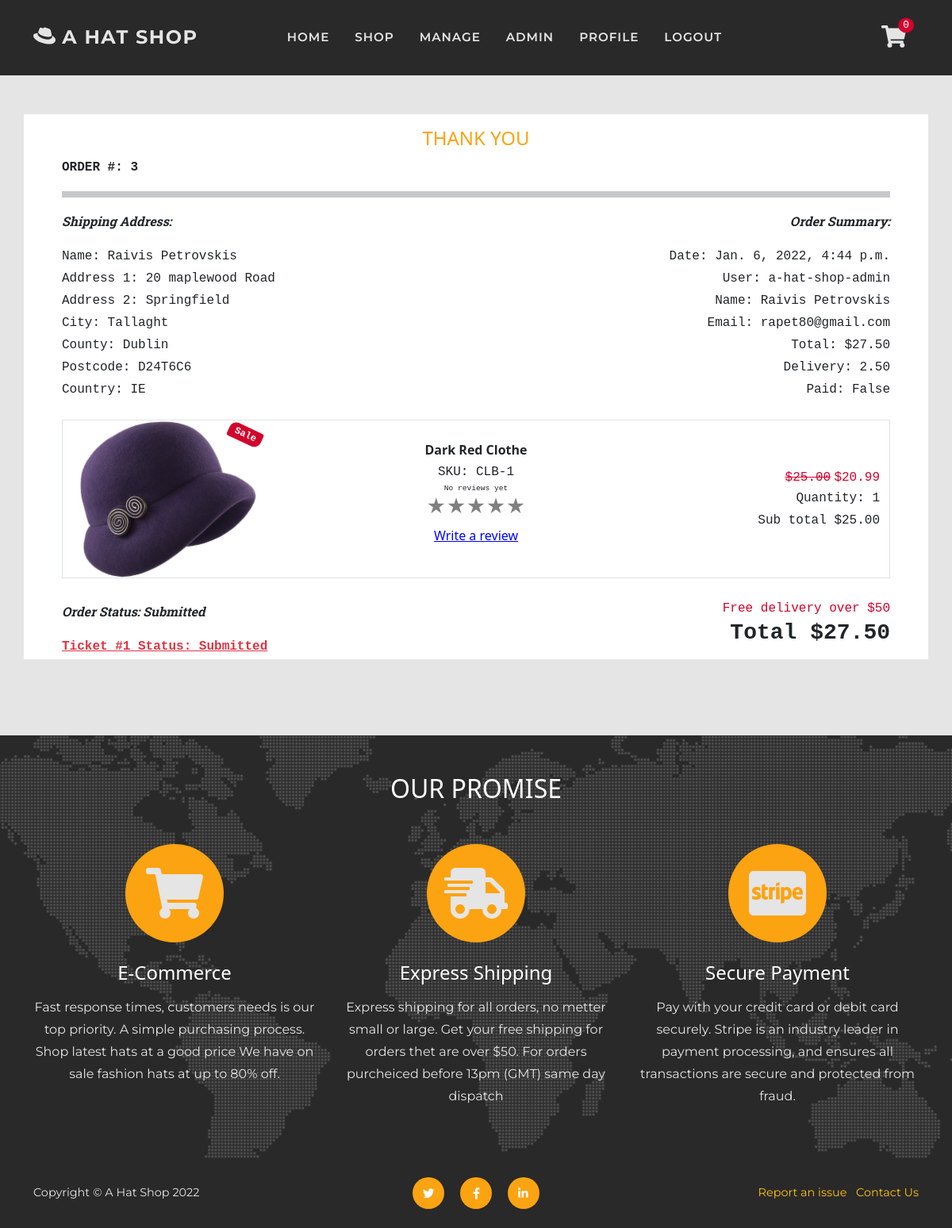
The app's page /user/order_history/FFB89DEE78DB473AAFF585FEDD5A8161 (signed in) with its own data.
### checkout/models.py (models this page shows, shortened)
class Order(models.Model):
    SUBMITTED = 'Submitted'
    PAYMENT = 'Payment received'
    PROCESSED = 'Proccessed'
    SHIPPED = 'Shipped'
    CANCELLED = 'Cancelled'
    COMPLETED = 'Completed'
    ORDER_STATUS = [
        (SUBMITTED, 'Submitted'),
        (PAYMENT, 'Payment received'),
        (PROCESSED, 'Proccessed'),
        (SHIPPED, 'Shipped'),
        (CANCELLED, 'Cancelled'),
        (COMPLETED, 'Completed'),
    ]
    date = models.DateTimeField(auto_now_add=True)
    status = models.CharField(
        max_length=50, default=SUBMITTED, choices=ORDER_STATUS)
    order_number = models.CharField(
        max_length=32, null=False, editable=False)
    total = models.DecimalField(
        max_digits=10, decimal_places=2, default=0)
    delivery = models.DecimalField(
        max_digits=6, decimal_places=2, default=0)
    items = models.TextField(
        null=False, blank=False, default='')
    stripe_pid = models.CharField(
        max_length=254, null=False, blank=False, default='')
    paid = models.BooleanField(default=False)
    user_profile = models.ForeignKey(
        User, on_delete=models.SET_NULL,
        null=True, blank=True, related_name='orders')
    full_name = models.CharField(max_length=50)
    email = models.EmailField(max_length=50)
    shipping_name = models.CharField(max_length=50)
    address_line_1 = models.CharField(max_length=100)
    address_line_2 = models.CharField(max_length=100, blank=True)
    city = models.CharField(max_length=60)
    county = models.CharField(max_length=60, blank=True)
    postcode = models.CharField(max_length=30, blank=True)
    country = CountryField(blank_label='Country')

class OrderLine(models.Model):
    product = models.ForeignKey(Product, on_delete=models.CASCADE)
    quantity = models.IntegerField(default=1)
    order = models.ForeignKey(Order, on_delete=models.CASCADE,
                              related_name='lineitems')
    product_total = models.DecimalField(
        max_digits=6, decimal_places=2, editable=False, default=0)

### shop/models.py (models this page shows, shortened)
class Product(models.Model):
    sku = models.CharField(max_length=60)
    category = models.ForeignKey(
        'Category', null=True, blank=True,
        on_delete=models.SET_NULL)
    style = models.CharField(max_length=60)
    color = models.CharField(max_length=60)
    name = models.CharField(max_length=60)
    description = models.TextField(max_length=250)
    price = models.DecimalField(
        max_digits=6, decimal_places=2)
    image = models.ImageField(null=True, blank=True)
    sale = models.BooleanField(default=False)
    sale_price = models.DecimalField(
        max_digits=6, decimal_places=2,
        null=True, blank=True)
    item_count = models.IntegerField(
        blank=False, null=False, default=0)
    rating = models.DecimalField(
        max_digits=6, decimal_places=2,
        null=True, blank=True)
    rating_counter = models.PositiveSmallIntegerField(default=0)

### support/models.py (models this page shows, shortened)
class CustomerSuport(models.Model):
    SUBMITTED = 'Submitted'
    REVIEW = 'In Review'
    RESOLVED = 'Resolved'
    SELECT = 'Select'
    ORDER = 'Order'
    PRODUCT = 'Product'
    ACCOUNT = 'Account'
    ISSUE_CHOICES = [
        (SELECT, 'Select'),
        (ORDER, 'Order'),
        (PRODUCT, 'Product'),
        (ACCOUNT, 'Account'),
    ]
    STATUS_CHOICES = [
        (SUBMITTED, 'Submitted'),
        (REVIEW, 'In Review'),
        (RESOLVED, 'Resolved'),
    ]
    status = models.CharField(
        max_length=60, default=SUBMITTED,
        choices=STATUS_CHOICES)
    user_profile = models.ForeignKey(
        User, on_delete=models.CASCADE,
        related_name='user_support')
    issue = models.CharField(
        max_length=60, default=SELECT,
        choices=ISSUE_CHOICES)
    message = models.TextField(max_length=500)
    order_line = models.ForeignKey(
        OrderLine, on_delete=models.CASCADE,
        related_name='orderline_support', null=True)
    order = models.ForeignKey(
        Order, on_delete=models.CASCADE,
        related_name='order_support', null=True)
    date = models.DateTimeField(auto_now_add=True)

### customers/views.py (the view, shortened to what this page needs)
# urls.py: path('order_history/<order_number>',
@login_required
def order_history(request, order_number):
    order = get_object_or_404(Order, order_number=order_number)
    profile = request.user
    if not profile.is_superuser:
        if not order.user_profile == profile:
            messages.error(request,  'Only order owner can view this page')
            return redirect(reverse('home'))
    admin = False
    status_form = None
    issues = CustomerSuport.objects.all()
    try:
        issue = issues.get(order=order)
    except CustomerSuport.DoesNotExist:
        issue = None
    order_reviews = profile.user_review.filter(
        order__order_number=order_number)
    order_list = list()
    for i in order_reviews:
        order_list.append(i.product.id)
    template = 'checkout/checkout-success.html'
    context = {
        'status_form': status_form,
        'issue': issue,
        'order_list': order_list,
        'order': order,
        'from_profile': True,
        'admin': admin,
    }
    return render(request, template, context)

### cart/contexts.py (called while the page is built, shortened)
def cart_contents(request):
    cart_items = []
    total = 0
    before = 0
    item_count = 0
    availability = 0
    cart = request.session.get('cart', {})
    if total < 50:
        delivery = total * Decimal(10 / 100)
        free_deivery = 50 * total
    else:
        delivery = 0
        free_deivery = 0
    delivery = round(delivery, 2)
    grand_total = delivery + total
    grand_total = round(grand_total, 2)
    context = {
        'cart_items': cart_items,
        'total': total,
        'before': before,
        'item_count': item_count,
        'delivery': delivery,
        'free_deivery': free_deivery,
        'deivery_treshold': 10,
        'grand_total': grand_total,
    }
    return context

### reviews/contexts.py (called while the page is built)
def review_context(request):
    review_items = ProductReview.objects.all()
    context = {
        'review_items': review_items,
    }
    return context

### support/contexts.py (called while the page is built, shortened)
def message_context(request):
    unread_messages_count = 0
    user_messages = None
    all_messages = Message.objects.all()
    if request.user.is_authenticated:
        profile = request.user
        user_messages = []
        if not request.user.is_superuser:
            if all_messages:
                issues = profile.user_support.all().exclude(status='Resolved')
        else:
            issues = CustomerSuport.objects.all()
        filtered_mesages = all_messages.exclude(
            user=profile).exclude(unread=False)
    context = {
        'unread_messages_count': unread_messages_count,
        'user_messages': user_messages,
    }
    return context

### checkout/templates/checkout/checkout-success.html (shortened to what this page needs)
{% extends 'base.html' %}
{% load static %}
{% block page_header %}
<header class="py-5">
</header>
{% endblock %}
{% block content %}
<section class="page-section">
    <div class="container bg-white px-3 pt-3 px-lg-5">
        <div class="col-12 text-uppercase text-center h4 text-warning">Thank You</div>
        <div class="row m-0 p-0">
            <p class="px-0 fw-bolder text-uppercase font-monospace">Order #: {{ order.id }}</p>
            <hr class="p-1">
            <div class="px-0 col-md-6">
                <p class="text-italic fw-bolder">Shipping Address:</p>
                <p class="mb-0 font-monospace">Name: {{ order.shipping_name }}</p>
                <p class="mb-0 font-monospace">Address 1: {{ order.address_line_1 }}</p>
                {% if order.address_line_2 %}
                <p class="mb-0 font-monospace">Address 2: {{ order.address_line_2 }}</p>
                {% endif %}
                <p class="mb-0 font-monospace">City: {{ order.city }}</p>
                {% if order.county %}
                <p class="mb-0 font-monospace">County: {{ order.county }}</p>
                {% endif %}
                {% if order.postcode %}
                <p class="mb-0 font-monospace">Postcode: {{ order.postcode }}</p>
                {% endif %}
                <p class="mb-0 font-monospace">Country: {{ order.country }}</p>
            </div>
            <div class="col-md-6 text-md-end px-0">
                <p class="text-italic fw-bolder">Order Summary:</p>
                <p class="mb-0 font-monospace">Date: {{ order.date }}</p>
                <p class="mb-0 font-monospace">User: {{ order.user_profile }}</p>
                <p class="mb-0 font-monospace">Name: {{ order.full_name }}</p>
                <p class="mb-0 font-monospace">Email: {{ order.email }}</p>
                <p class="mb-0 font-monospace">Total: ${{ order.total }}</p>
                <p class="mb-0 font-monospace">Delivery: {{ order.delivery }}</p>
                <p class="mb-0 font-monospace">Paid: {{ order.paid }}</p>
            </div>
        </div>
        {% include 'includes/order-line-items.html' %}
        <div class="cart-conteiner bg-white row align-items-center mt-2 mt-sm-4">
            <div class="col-6">
                <div>
                    <p class="text-italic fw-bolder">Order Status: {{ order.status }}</p>
                    {% if from_profile %}
                    <div class="mt-3">
                        {% if issue %}
                        {% if issue.status == 'Resolved' %}
                        <a href="{% url 'messages_view' issue.id %}" class="m-0 link-success fw-bolder font-monospace"> Ticket #{{ issue.id }} Status: {{ issue.status }}</a>
                        {% else %}
                        <a href="{% url 'messages_view' issue.id %}" class="m-0 link-danger fw-bolder font-monospace"> Ticket #{{ issue.id }} Status: {{ issue.status }}</a>
                        {% endif %}
                        {% else %}
                        <a href="{% url 'submit' order.order_number %}">Report an issue</a>
                        {% endif %}
                    </div>
                    {% endif %}
                </div>
            </div>
            <div class="col-6 fw-bolder font-monospace text-end">
                <p>
                    {% if delivery != 0 %}
                    <span class="font-monospace h6">Delivery: {{ delivery }}</span> <br>
                    {% else %}
                    <span class="text-danger m-0 h6 font-monospace">Free delivery over $50</span> <br>
                    {% endif %}
                    <span class="h3 fw-bold font-monospace">Total ${{ order.total }} </span>
                </p>
            </div>
        </div>
    </div>
    {% include 'includes/forms/order-status-form.html' %}
</section>
{% endblock %}

### checkout/templates/includes/order-line-items.html
{% load thumbnail %}
{% for item in order.lineitems.all %}
<div class="cart-conteiner border mx-0 px-0 bg-white row align-items-center mt-2 mt-sm-4">
    <div class="col-6 col-sm-3 order-2 order-sm-1 position-relative">
        {% thumbnail item.product.image "150" as im %}
        <a class="" href="{% url 'shop_item' item.product.id %}">
            <div class="h-100 d-flex align-items-center ">
                <img class="card-img-top" src="{{ im.url }}" alt="{{ item.product.name }}" />
            </div>
        </a>
        {% if item.product.sale %}
        <div class="badge bg-danger text-white position-absolute font-monospace"
            style="top: 0.5rem; right: 0.5rem">
            Sale
        </div>
        {% endif %}
        {% endthumbnail %}
    </div>
    <div class="col-12 col-sm-6 order-1 order-sm-2 product text-center">
        <p class="text-capitalize mb-0 fw-bolder">{{ item.product.name }}</p>
        <p class="text-capitalize mb-0 font-monospace">SKU: {{ item.product.sku }}</p>
        <div class="star_container d-flex flex-column align-items-center">
            {% if item.product.rating %}
            <a href="{% url 'all_reviews' item.product.id %}">
                <div class="stars h4 text-warning"
                    style="background-image: linear-gradient(to right, orange, orange {% widthratio item.product.rating 5 100 %}%, gray {% widthratio item.product.rating 5 100 %}%, gray 100%)">
                    ★★★★★
                </div>
            </a>
            {% else %}
            <span class="time font-monospace">No reviews yet</span>
            <div class="stars h4 text-warning" style="background-image: linear-gradient(to right, gray, gray)">
                ★★★★★
            </div>
            {% endif %}
        </div>
        {% if order.user_profile and from_profile and not order.status == 'Cancelled' %}
        {% if not item.product.id in order_list %}
        <p><a href="{% url 'review_view' item.product.id  %}?order_id={{ order.order_number }}">Write a
                review</a></p>
        {% else %}
        <p><a href="{% url 'review_view' item.product.id  %}?order_id={{ order.order_number }}">View Your
                review</a></p>
        {% endif %}
        {% endif %}
    </div>
    <div class="col-3 col-6 col-sm-3 order-2 order-sm-3">
        <div class="text-end">
            {% if item.product.sale %}
            <span
                class="text-decoration-line-through text-danger  font-monospace">${{ item.product.price }}</span>
            <span class="text-danger  font-monospace">${{ item.product.sale_price }} </span>
            {% else %}
            <span class="font-monospace">${{ item.product.price }}</span>
            {% endif %}
            <p class="mb-0 font-monospace">Quantity: {{ item.quantity }}</p>
            <p class="mb-0 font-monospace">Sub total ${{ item.product_total }} </p>
        </div>
    </div>
</div>
{% endfor %}

### static/css/base.css (style rules this page uses)
:root { --bs-warning: #fca311; --bs-white: #ffffff; --bs-gray: #292929; --bs-light: #e5e5e5; --bs-dark: #000000; --bs-danger: #d2042d; --bs-success: #6a994e; --bs-primary: #292929; --bs-secondary: #e5e5e5; --bs-primary-rgb: 41, 41, 41; --bs-secondary-rgb: 229, 229, 229; --bs-warning-rgb: 252, 163, 17; --bs-success-rgb: 106, 153, 78; --bs-danger-rgb: 210, 4, 45; --bs-white-rgb: 255, 255, 255; --bs-light-rgb: 229, 229, 229; --bs-dark-rgb: 0, 0, 0; }
.text-italic { font-weight: 400; font-style: italic; font-family: "Roboto Slab", -apple-system, BlinkMacSystemFont, "Segoe UI", Roboto, "Helvetica Neue", Arial, sans-serif, "Apple Color Emoji", "Segoe UI Emoji", "Segoe UI Symbol", "Noto Color Emoji"; }
html { scroll-padding-top: 4.5rem; scroll-behavior: smooth; }
body { position: relative; overflow-x: hidden; background-color: #e5e5e5; }
p { line-height: 1.75; }
a { color: blue; }
section, .page-section { padding: 3rem 0; min-height: 50vh; }
@media (min-width: 768px) { section { padding: 6rem 0; } }
.time { font-size: .6rem; }
.cart-conteiner .badge, .item .badge, .card .badge { transform: rotate(25deg); border-radius: 9px 3px; }

### reviews/static/css/reviews.css (style rules this page uses)
.stars { background-clip: text; -webkit-background-clip: text; -webkit-text-fill-color: transparent; color: transparent; width: fit-content; }

### records on screen
Order: id "3", shipping_name "Raivis Petrovskis", address_line_1 "20 maplewood Road", address_line_2 "Springfield", city "Tallaght", county "Dublin", postcode "D24T6C6", country "IE", date "Jan. 6, 2022, 4:44 p.m.", user_profile "a-hat-shop-admin", full_name "Raivis Petrovskis", email "rapet80@gmail.com", total "27.50", delivery "2.50", paid "False", status "Submitted"
OrderLine: shows "Sale", product.name "Dark Red Clothe", product.sku "CLB-1", shows "No reviews yet", product.price "25.00", product.sale_price "20.99", quantity "1", product_total "25.00"
CustomerSuport: id "1", status "Submitted"

### other values on screen
{{ item_count }} "0"
